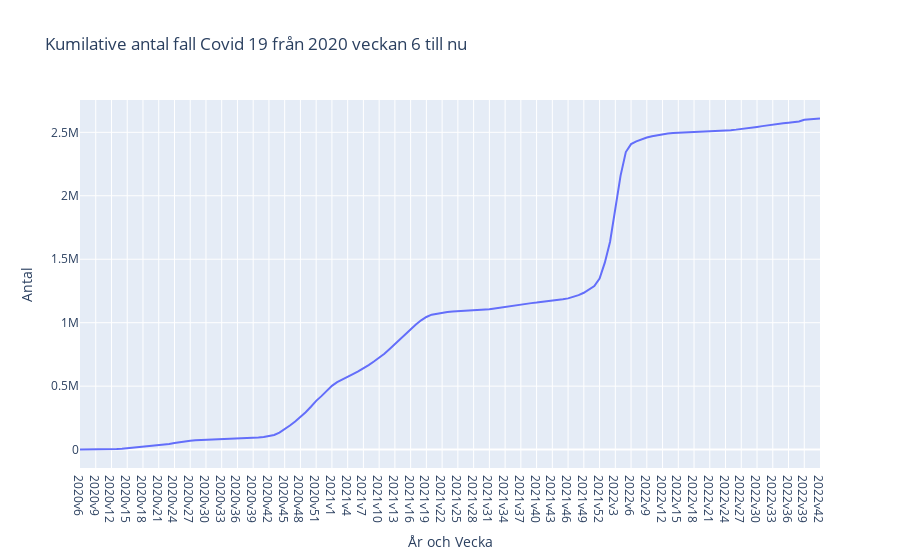

The notebook cell saved with this chart:
### Code cell
# Plotly express
kum_fall = px.line(
    df_covid_week_sweden,
    x="Vecka",
    y="Kum_antal_fall",
    title="Kumilative antal fall Covid 19 från 2020 veckan 6 till nu",
    labels={"Vecka":"År och Vecka", "Kum_antal_fall":"Antal"},
)
fig.write_html("Visualiseringar/Kumilative_antal_fall_covid_per_vecka.html")
kum_fall.show()

### Figure 1 — Plotly figure (JSON) as saved in the notebook; plotly's stock layout.template omitted (floating-point values rounded to 4 significant figures; data arrays with more than 128 entries replaced by an {"elided": "..."} marker saying what was removed)
{"data": [{"hovertemplate": "År och Vecka=%{x}<br>Antal=%{y}<extra></extra>", "legendgroup": "", "line": {"color": "#636efa", "dash": "solid"}, "marker": {"symbol": "circle"}, "mode": "lines", "name": "", "orientation": "v", "showlegend": false, "type": "scatter", "x": {"elided": "142 str values"}, "xaxis": "x", "y": {"elided": "142 int values"}, "yaxis": "y"}], "layout": {"legend": {"tracegroupgap": 0}, "title": {"text": "Kumilative antal fall Covid 19 från 2020 veckan 6 till nu"}, "xaxis": {"anchor": "y", "domain": [0, 1], "title": {"text": "År och Vecka"}}, "yaxis": {"anchor": "x", "domain": [0, 1], "title": {"text": "Antal"}}}}
